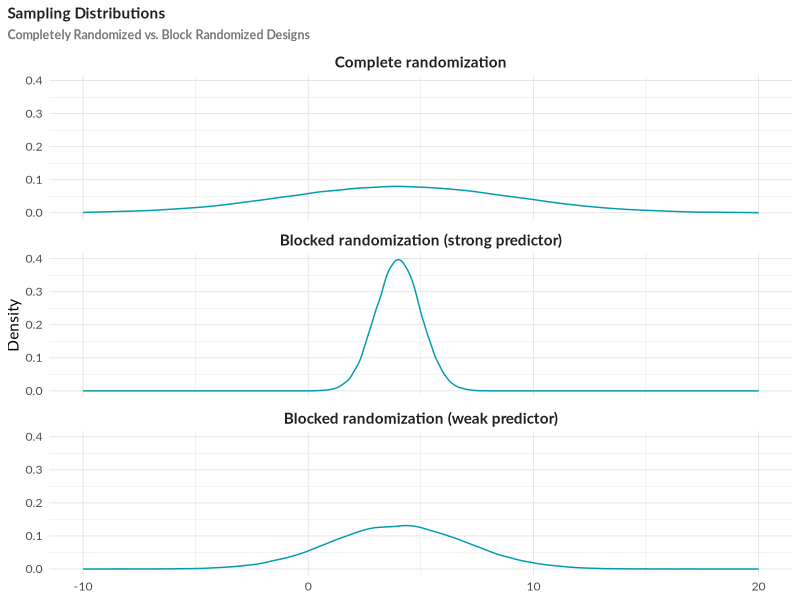

Generate this figure with R:
## ---- chunk 1
library(tidyverse)

df <- tibble(complete = rnorm(100000, 4, 5),
             strong = rnorm(100000, 4, 1),
             weak = rnorm(100000,4,3)) %>% 
  pivot_longer(cols = complete:weak, names_to = "blocking_type", values_to = "values") %>% 
  mutate(blocking_type = case_when(
    blocking_type == "complete" ~ "Complete randomization",
    blocking_type == "strong" ~ "Blocked randomization (strong predictor)",
    TRUE ~ "Blocked randomization (weak predictor)"
  )) %>% 
  mutate(blocking_type = factor(blocking_type,
         levels = c("Complete randomization",
                    "Blocked randomization (strong predictor)",
                    "Blocked randomization (weak predictor)")))

ggplot(df, aes(values)) + 
  # geom_histogram(bins=50, fill = NA, colour = "red") +
  geom_density(colour = "#009CAB") +
  facet_wrap(~ blocking_type, ncol = 1) +
  scale_x_continuous(limits = c(-10, 20)) +
  labs(title = "Sampling Distributions",
       subtitle = "Completely Randomized vs. Block Randomized Designs",
       y = "Density") +
  theme_light() +
  theme(text = element_text(family = "Lato"),
        plot.title.position = "plot",
        plot.title = element_text(color = "#221F20", face = "bold", size = 11),
        plot.subtitle =  element_text(color = "#7A7574", face = "bold", size = 9),
        strip.background = element_blank(),
        strip.text = element_text(color = "#221F20", face = "bold", size = 11),
        axis.ticks = element_blank(),
        panel.border = element_blank(),
        axis.title.x = element_blank())

